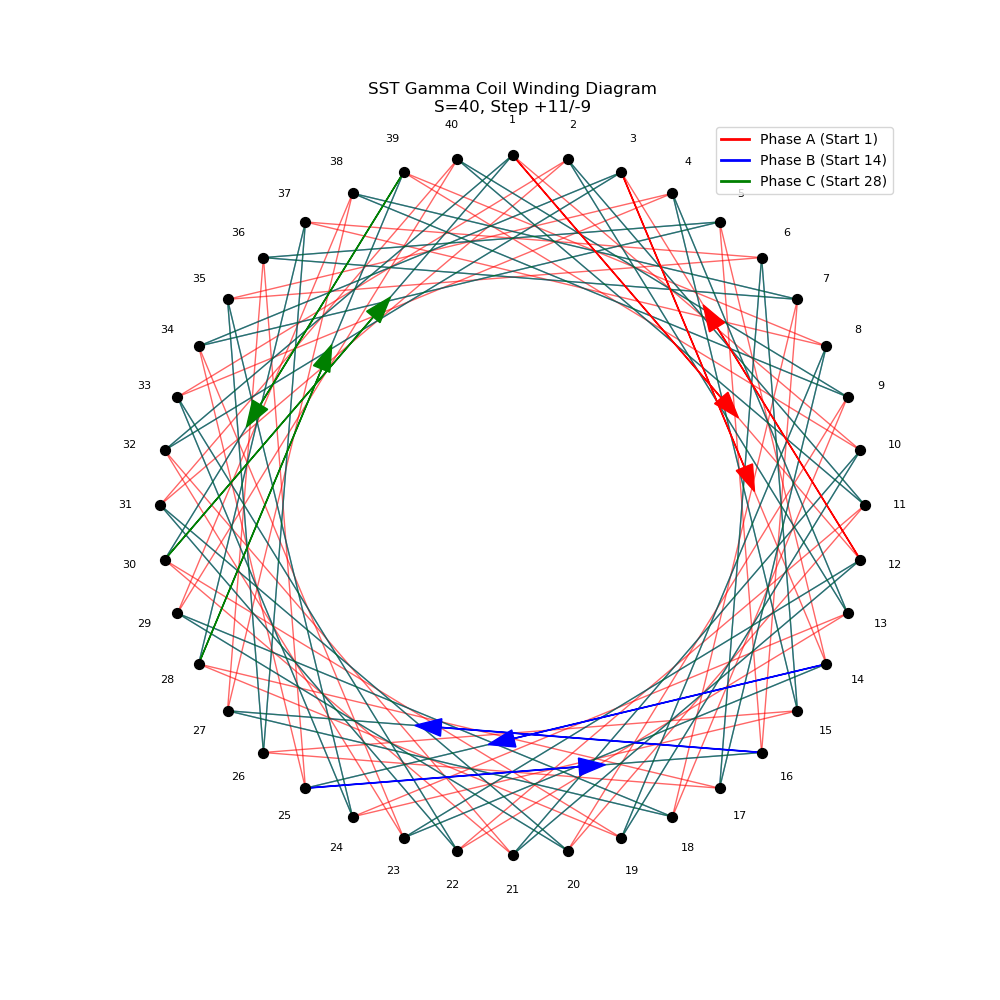

Reproduce this figure in Python.
import numpy as np
import matplotlib.pyplot as plt
import matplotlib
matplotlib.use('TkAgg') # Interactive backend

def generate_winding_sequence(start_node, n_points, step_forward, step_backward, n_steps=20):
    sequence = [start_node]
    current = start_node
    for _ in range(n_steps):
        # Forward step
        next_node = (current + step_forward - 1) % n_points + 1
        sequence.append(next_node)
        # Backward step
        current = (next_node - step_backward - 1) % n_points + 1
        sequence.append(current)
    return sequence

def plot_gamma_coil():
    n_points = 40
    radius = 1.0

    # Angles for the 40 points (0 at top, clockwise)
    angles = np.linspace(np.pi/2, np.pi/2 - 2*np.pi, n_points, endpoint=False)

    # Points coordinates
    x = radius * np.cos(angles)
    y = radius * np.sin(angles)

    plt.figure(figsize=(10, 10))

    # Plot slots
    plt.scatter(x, y, c='black', s=50, zorder=5)
    for i in range(n_points):
        plt.text(x[i]*1.1, y[i]*1.1, str(i+1), ha='center', va='center', fontsize=8)

    # Generate sequences for 3 phases
    # Logic: Start -> +11 -> -9 -> +11 ...
    # We trace enough steps to complete a revolution or fill the pattern
    # A full cycle of +2 net advance on 40 points takes 20 'pairs' of steps to return to start?
    # 20 * 2 = 40. Yes.
    steps = 20
    seq_a = generate_winding_sequence(1, n_points, 11, 9, steps)
    seq_b = generate_winding_sequence(14, n_points, 11, 9, steps)
    seq_c = generate_winding_sequence(28, n_points, 11, 9, steps)

    # Plot windings
    # We use alpha to make it readable

    def plot_seq(seq, color, label):
        for i in range(len(seq)-1):
            start = seq[i]-1
            end = seq[i+1]-1
            # Draw line
            plt.plot([x[start], x[end]], [y[start], y[end]], color=color, alpha=0.6, linewidth=1)
            # Add arrow for direction on the first few segments
            if i < 3:
                mid_x = (x[start] + x[end])/2
                mid_y = (y[start] + y[end])/2
                plt.arrow(x[start], y[start], (x[end]-x[start])*0.6, (y[end]-y[start])*0.6,
                          head_width=0.05, color=color, zorder=4)

    plot_seq(seq_a, 'red', 'Phase A (Start 1)')
    plot_seq(seq_b, 'blue', 'Phase B (Start 14)')
    plot_seq(seq_c, 'green', 'Phase C (Start 28)')

    # Add legend proxy
    from matplotlib.lines import Line2D
    custom_lines = [Line2D([0], [0], color='red', lw=2),
                    Line2D([0], [0], color='blue', lw=2),
                    Line2D([0], [0], color='green', lw=2)]
    plt.legend(custom_lines, ['Phase A (Start 1)', 'Phase B (Start 14)', 'Phase C (Start 28)'], loc='upper right')

    plt.title(f"SST Gamma Coil Winding Diagram\nS=40, Step +11/-9")
    plt.axis('off')
    plt.savefig("saw-shaped-coil-top.png")

def calculate_sst_physics():
    # Constants
    rho_f = 7.0e-7 # kg/m^3 (SST Ether density)
    mu_0 = 4 * np.pi * 1e-7
    g = 9.81

    # Coil Specs
    D_min = 0.15 # m
    D_max = 0.20 # m
    D_avg = (D_min + D_max) / 2
    R_avg = D_avg / 2
    Area = np.pi * (R_avg**2)

    wire_diam = 0.8e-3 # m
    wire_rad = wire_diam / 2
    wire_area = np.pi * (wire_rad**2)
    rho_copper = 1.68e-8 # Ohm m

    # Length estimation
    # One "turn" in this pattern is a chord +11 and a chord -9
    # Chord length formula: C = 2R sin(theta/2)
    # Angle for 11 slots: 11 * (2pi/40)
    # Angle for 9 slots: 9 * (2pi/40)

    theta_11 = 11 * (2 * np.pi / 40)
    theta_9 = 9 * (2 * np.pi / 40)

    len_chord_11 = 2 * R_avg * np.sin(theta_11 / 2)
    len_chord_9 = 2 * R_avg * np.sin(theta_9 / 2)

    len_per_cycle = len_chord_11 + len_chord_9
    # 20 cycles per phase to complete the circle (net +2 progression * 20 = 40)
    total_len_per_phase = 20 * len_per_cycle

    # Resistance
    resistance = rho_copper * total_len_per_phase / wire_area

    # Inductance (Very rough approximation for a complex toroid/solenoid hybrid)
    # L approx mu0 * N^2 * A / l ? No, this is a star winding.
    # Let's skip L for now and focus on B field requirements.

    # SST Lift Calculation
    # To lift 1 kg (Test Mass)
    mass_test = 1.0
    F_req = mass_test * g

    # Required Swirl Velocity v_theta
    # F = 1/2 * rho_f * v^2 * A
    v_req = np.sqrt( (2 * F_req) / (rho_f * Area) )

    # Required B Field (assuming eta=1)
    # v = sqrt(eta / (mu0 * rho_f)) * B
    # B = v / sqrt(eta / (mu0 * rho_f))
    eta = 1.0
    conversion_factor = np.sqrt(eta / (mu_0 * rho_f))
    B_req = v_req / conversion_factor

    return {
        "Diameter": D_avg,
        "Wire Length (per phase)": total_len_per_phase,
        "Resistance (per phase)": resistance,
        "Required v_theta (1kg lift)": v_req,
        "Required B_field (1kg lift)": B_req,
        "Force per Tesla^2": (rho_f * Area / 2) * conversion_factor**2
    }

plot_gamma_coil()
physics_results = calculate_sst_physics()
print(physics_results)
plt.axis('on')
plt.text(0, 0, s=physics_results["Diameter"], ha='center', va='center', fontsize=8 )
plt.show()